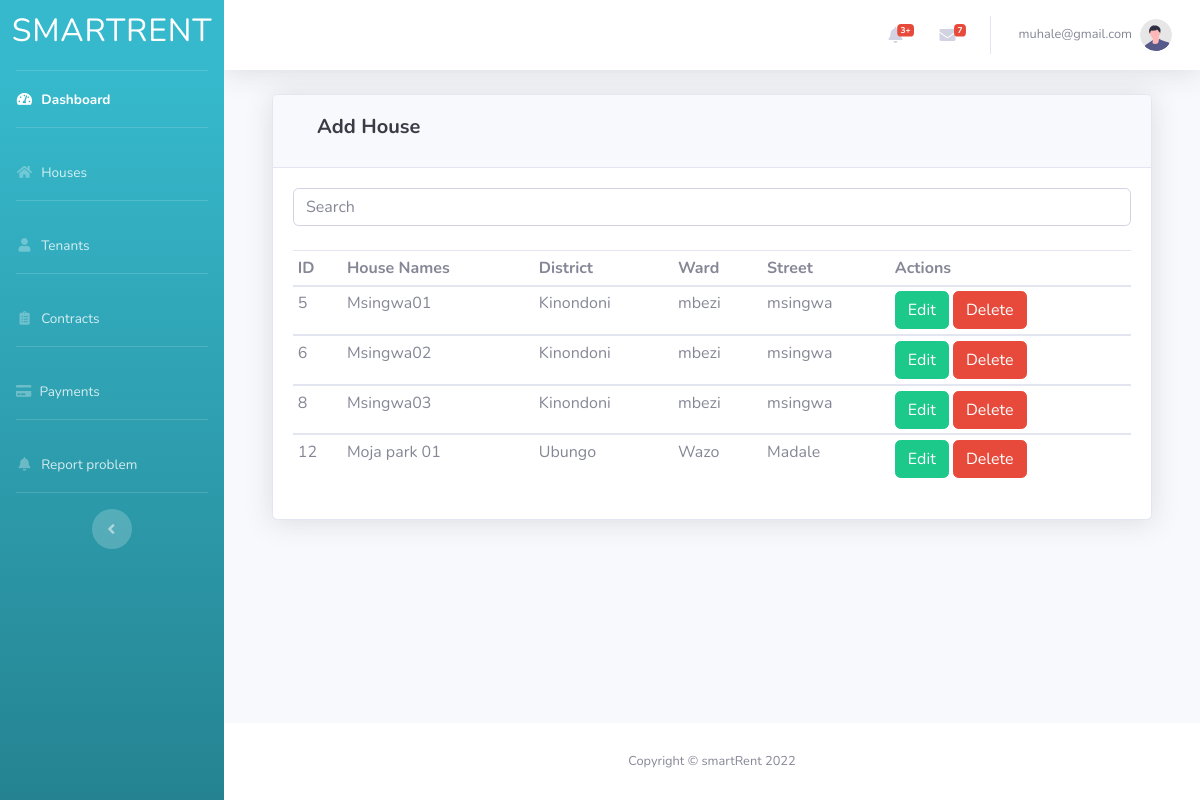
Screenshot of /admin/house.php (signed in) with the database file from the repository.
### tables this page shows
CREATE TABLE `houses` (
  `id` int(250) NOT NULL,
  `housename` varchar(250) NOT NULL,
  `district` varchar(250) NOT NULL,
  `ward` varchar(250) NOT NULL,
  `street` varchar(250) NOT NULL
);

### admin/house.php (the view, shortened to what this page needs)
<?php
   include('includes/header.php');
   include('includes/navbar.php');
   $link = mysqli_connect('localhost', 'root','', 'srental');
    $query = "SELECT * from houses";
    $result = mysqli_query($link, $query);
 ?>
 <div id="content-wrapper" class="d-flex flex-column">
<div id="content">
    <nav class="navbar navbar-expand navbar-light bg-white topbar mb-4 static-top shadow">
        <ul class="navbar-nav ml-auto">
            <li class="nav-item dropdown no-arrow mx-1">
                <a class="nav-link dropdown-toggle" href="#" id="alertsDropdown" role="button"
                    data-toggle="dropdown" aria-haspopup="true" aria-expanded="false">
                    <i class="fas fa-bell fa-fw"></i>
                    <span class="badge badge-danger badge-counter">3+</span>
                </a>
            </li>
            <li class="nav-item dropdown no-arrow mx-1">
                <a class="nav-link dropdown-toggle" href="#" id="messagesDropdown" role="button"
                    data-toggle="dropdown" aria-haspopup="true" aria-expanded="false">
                    <i class="fas fa-envelope fa-fw"></i>
                    <span class="badge badge-danger badge-counter">7</span>
                </a>
            </li>
            <li class="nav-item dropdown no-arrow">
                <a class="nav-link dropdown-toggle" href="#" id="userDropdown" role="button"
                    data-toggle="dropdown" aria-haspopup="true" aria-expanded="false">
                     <span class="mr-2 d-none d-lg-inline text-gray-600 small">
                                    <?php
                                       echo $_SESSION['username'];
                                    ?>
                     </span>
                    <img class="img-profile rounded-circle"
                        src="img/undraw_profile.svg">
                </a>
            </li>
        </ul>
    </nav>
    <div class="container-fluid">
            <div class="container-fluid">
    <div class="card shadow mb-4">
      <div class="card-header py-3">
        <ul class="navbar-nav ml-auto">
            <li class="nav-item dropdown no-arrow">
                    <a class="dropdown-item" href="#" data-toggle="modal" data-target="#busModal">
                        <h5><b> Add House</b></h5>
                    </a>
           </li>
        </ul>
</div>
               <div class="card-body">
                   <div class="form-outline mb-4">
                       <input type="search" class="form-control" id="dataTable-search-input" placeholder="Search">
                   </div>
                    <div class="table-responsive">
                        <table class="table table-sm" id="dataTable" width="100%" cellspacing="0" >
                        <thead>
                                           <tr>
                                               <th>ID</th>
                                               <th>House Names</th>
                                               <th>District </th>
                                               <th>Ward</th>
                                               <th>Street</th>
                                               <th>Actions</th>
                                           </tr>
                                       </thead>
                                       <?php
                                            while($row1=mysqli_fetch_assoc($result))
                                            {
                                        ?>
                                       <tbody>
                                           <tr>
                                               <td><?php echo $row1['id']; ?></td>
                                               <td><?php echo $row1['housename']; ?></td>
                                               <td><?php echo $row1['district']; ?></td>
                                               <td><?php echo $row1['ward']; ?></td>
                                               <td><?php echo $row1['street']; ?></td>
                                   <td>
                                   <form action="edit_registered.php" method="POST">
                                             <button type="submit" name="edit_data" class="btn btn-success">Edit</button>
                                             <a href="house.php?delete=<?php echo $row1['id']; ?>" class="btn btn-danger">Delete</a>
                                       </form>
                                       </td>
                               </tr>
                           </tbody>
                <?php
                    }
                ?>
                        </table>
                         </div>
                    </div>
                </div>
                </div>
    </div>
</div>
<?php
include('includes/footer.php');
?>

### admin/includes/header.php (shortened to what this page needs)
<!DOCTYPE html>
<html lang="en">
<head>
    <link href="vendor/fontawesome-free/css/all.min.css" rel="stylesheet" type="text/css">
    <link href="css/sb-admin-2.min.css" rel="stylesheet">
</head>
<body id="page-top">
    <div id="wrapper">

### admin/includes/navbar.php (shortened to what this page needs)
 <ul class="navbar-nav bg-gradient-info sidebar sidebar-dark accordion" id="accordionSidebar">
<a class="sidebar-brand d-flex align-items-center justify-content-center" href="index.html">
    <h2><div class="sidebar-brand-text mx-3">smartRent </div></h2>
</a>
<hr class="sidebar-divider my-0">
<li class="nav-item active">
    <a class="nav-link" href="index.php">
        <i class="fas fa-fw fa-tachometer-alt"></i>
        <span>Dashboard</span></a>
</li>
<hr class="sidebar-divider">
<li class="nav-item">
    <a class="nav-link" href="house.php">
    <i class="fas fa-fw fa-home"></i>
    <span>Houses</span></a>
</li>
<hr class="sidebar-divider">
<li class="nav-item">
    <a class="nav-link" href="tenabus.php">
    <i class="fas fa-fw fa-user"></i>
    <span>Tenants</span></a>
</li>
<hr class="sidebar-divider">
<li class="nav-item">
    <a class="nav-link" href="contract.php">
    <i class="fas fa-fw fa-clipboard-list"></i>
    <span>Contracts</span></a>
</li>
<hr class="sidebar-divider">
<li class="nav-item">
    <a class="nav-link" href="payment.php">
    <i class="fa fa-credit-card"></i>
    <span>Payments</span></a>
</li>
<hr class="sidebar-divider">
<li class="nav-item">
    <a class="nav-link" href="#">
    <i class="fas fa-fw fa-bell"></i>
    <span>Report problem</span></a>
</li>
<hr class="sidebar-divider d-none d-md-block">
<div class="text-center d-none d-md-inline">
    <button class="rounded-circle border-0" id="sidebarToggle"></button>
</div>
</ul>

### admin/includes/footer.php
<footer class="sticky-footer bg-white">
                <div class="container my-auto">
                    <div class="copyright text-center my-auto">
                         <span>Copyright &copy; smartRent 2022</span>
                    </div>
                </div>
            </footer>
</body>
</html>

### rows the page displays
houses: id "5", housename "Msingwa01", district "Kinondoni", ward "mbezi", street "msingwa"
houses: id "6", housename "Msingwa02", district "Kinondoni", ward "mbezi", street "msingwa"
houses: id "8", housename "Msingwa03", district "Kinondoni", ward "mbezi", street "msingwa"
houses: id "12", housename "Moja park 01", district "Ubungo", ward "Wazo", street "Madale"

### other values shown
$_SESSION['username'] "muhale@gmail.com"
